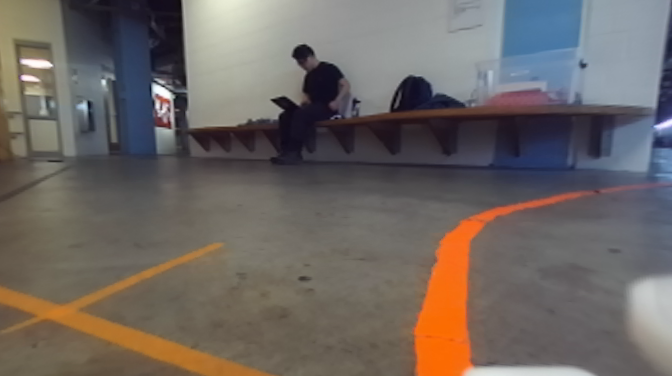
#> input picture scripts/computer_vision/confuse_images/cimage1.png, 672 x 376 px
$ python -i color_segmentation.py   (imports and definitions only)
#> lines starting #> are read from the running program, lines starting #| are printed output that depends on the picture; after the words box and inside, x2 and y2 are one past the last pixel; in counts of white or black regions, pixels touching at a corner belong together
import cv2
import numpy as np
import pdb

#################### X-Y CONVENTIONS #########################
# 0,0  X  > > > > >
#
#  Y
#
#  v  This is the image. Y increases downwards, X increases rightwards
#  v  Please return bounding boxes as ((xmin, ymin), (xmax, ymax))
#  v
#  v
#  v
###############################################################

def image_print(img):
	"""
	Helper function to print out images, for debugging. Pass them in as a list.
	Press any key to continue.
	"""
	cv2.imshow("image", img)
	cv2.waitKey(0)
	cv2.destroyAllWindows()

def cd_color_segmentation(img, template = None, line_following = 1.0, testing = True,lowBound = 220,upBound=376): # 250
	"""
	Implement the cone detection using color segmentation algorithm
	Input:
		img: np.3darray; the input image with a cone to be detected. BGR.
		params: (lineFollowing,Testing); (int,Bool)
	Return:
		bbox: ((x1, y1), (x2, y2)); the bounding box of the cone, unit in px
				(x1, y1) is the top left of the bbox and (x2, y2) is the bottom right of the bbox
	"""

	def cropImg(img,lowBound,upBound):
		img = img[lowBound:upBound]
		return img,lowBound,upBound


	def lookupBounds(line_following):
		if not line_following: # for following orange cone
			lower_bound = np.array([5,180,190])
			upper_bound = np.array([35,255,255])
		else: # for line following orange tape
			lower_bound = np.array([0,120,100]) #np.array([1,100,50]) # upper_bound = np.array([35,255,255])
			upper_bound = np.array([50,255,255])
		return [lower_bound,upper_bound]

	# SET PARAMS
	if line_following == 1.0:
		line_following = True
	else:
		line_following = False
	if testing:
		testing = True
		viz_original_img = True
		viz_masked_img = True
		viz_eroded = True
		viz_dilated = True
		viz_box = True
	else:
		testing = False

	# BEGIN CODE
	############
	imgOrig = img
	_, width, _ = np.shape(img)

	# step 0: limit range if line following
	if line_following: # crop image
		img, lowBound, upBound = cropImg(img,lowBound,upBound)

	if testing and viz_original_img:
		image_print(img) # see original image


	# step 1: convert to HSV color scheme (more robust to changes in illumination... img shape is like [[[H,S,V]...]...]
	image = cv2.cvtColor(img, cv2.COLOR_BGR2HSV)

	# step 2: use cv2.inRange to bound the HSV values, only keeping what is useful (orange). Perhaps improve ranges.
	bounds = lookupBounds(line_following)
	imagemask = cv2.inRange(image,bounds[0],bounds[1])
	if testing and viz_masked_img:
		image_print(imagemask)

	# step 3: use erosion and dilution
	kernel1 = np.ones((8,8), np.uint8)
	kernel2 = np.ones((10,10), np.uint8)
	#kernel1 = cv2.getStructuringElement(cv2.MORPH_RECT, (21,2))
	if not line_following:
		image_erod = cv2.erode(imagemask,kernel1,iterations=1) # 1 # 2
		if testing and viz_eroded:
			image_print(image_erod)
		image_dila = cv2.dilate(image_erod,kernel1,iterations=2) # 2 # 5
		if testing and viz_dilated:
			image_print(image_dila)
	else:
		image_erod = cv2.erode(imagemask,kernel1,iterations=1)
		if testing and viz_eroded:
			image_print(image_erod)
		image_dila = cv2.dilate(image_erod,kernel2,iterations=3)
		if testing and viz_dilated:
			image_print(image_dila)


	# step 4: get contours, if multiple, take contour closest to the center of img (for line following)
	ret,thresh = cv2.threshold(image_dila,127,255,0)
	contours, _ = cv2.findContours(thresh,cv2.RETR_TREE,cv2.CHAIN_APPROX_SIMPLE) # opencvNew version
	if len(contours) == 0: # no box!
		return ((0,0),(0,0))

	def getDist(coords1,coords2): # x coord only
		return abs(coords1[0]-coords2[0])

	if line_following:
		image_center = np.asarray(image_dila.shape) / 2
		image_center = tuple(image_center.astype('int32'))
		closest_contour = [0,0]
		min_dist = float('-Inf')
		for contour in contours:
			M = cv2.moments(contour)
			center_X = int(M["m10"] / M["m00"]); center_Y = int(M["m01"] / M["m00"])
			#distances_to_center = getDist((image_center[1],image_center[0]), (center_X,center_Y))
			x,y,w,h = cv2.boundingRect(contour)
			area = cv2.contourArea(contour)
			if area > min_dist:
				min_dist = area; closest_contour = contour
		cnt = closest_contour
	else:
		cnt = contours[-1]


	if len(cnt) < 3 or cv2.contourArea(cnt) < 2000:
		return ((0,0),(0,0))

	# area = cv2.contourArea(cnt)
	# if area < 5000:
	# 	return ((-1,-1),(-1,-1))

	vx,vy,x,y = cv2.fitLine(cnt,cv2.DIST_L2,0,0.01,0.01)
	lefty = int((-x*vy/vx)+y)
	righty = int(((width-x)*vy/vx)+y)
	#print(line)

	# step 5: get bounding box
	x,y,w,h = cv2.boundingRect(cnt)
	#print(image_center)


	if line_following:
		bounding_box = ((x,y+lowBound),(x+w,y+h+lowBound))
		middle = 336
		x1,x2 = bounding_box[0][0], bounding_box[1][0]
		if abs(x1-middle) > 240 or abs(x2-middle) > 240:
			if vy/vx > 0 and x1 < 100:
				bb = ((x1-5,min(y+lowBound-5,y+lowBound+5)),(x1+5,max(y+lowBound-5,y+lowBound+5)))
			else:
				bb = ((x2-5,y+lowBound-5),(x2+5,y+lowBound+5))
		else:
			bb = bounding_box

		bounding_box = bb
		#print(bounding_box)
	else:
		bounding_box = ((x,y),(x+w,y+h))

	# step 6: display original img with bounding rectangle!
	if testing:
		img = cv2.rectangle(imgOrig,bounding_box[0],bounding_box[1],(0,255,0),2)
		if viz_box:
			image_print(img)


	return bounding_box

>>> import cv2
>>> picture = cv2.imread('confuse_images/cimage1.png')
#> picture is the input picture: shape (376, 672, 3); mean B, G, R 98.6, 102.7, 110
>>> result = cd_color_segmentation(picture)
#> in cropImg, `img = img[lowBound:upBound]`:
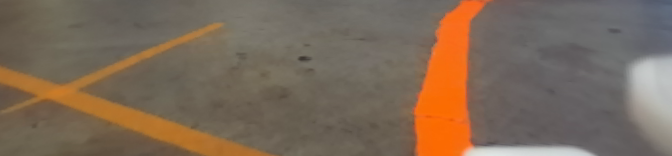
#> img: shape (156, 672, 3); mean of channels 0, 1, 2 88, 105.5, 124.3; drawn as B, G, R
#> in cd_color_segmentation, `img, lowBound, upBound = cropImg(img,lowBound,upBound)`: lowBound = 220; upBound = 376
#> in cd_color_segmentation, `image = cv2.cvtColor(img, cv2.COLOR_BGR2HSV)`: image: shape (156, 672, 3); mean H, S, V 31.6, 62, 124.9
#> in cd_color_segmentation, `imagemask = cv2.inRange(image,bounds[0],bounds[1])`:
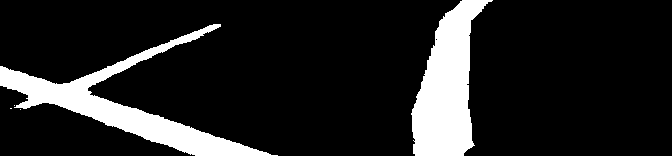
#> imagemask: shape (156, 672); 13.8% white; 5 white regions (3 under 20 px), largest, box (x1, y1, x2, y2) and area: (0, 24, 278, 156) 7361, (411, 0, 493, 156) 7127
#> in cd_color_segmentation, `image_erod = cv2.erode(imagemask,kernel1,iterations=1)`:
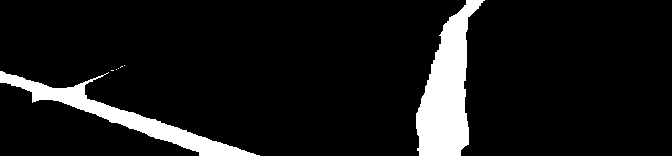
#> image_erod: shape (156, 672); 9.1% white; 7 white regions (5 under 20 px), largest, box (x1, y1, x2, y2) and area: (416, 0, 485, 156) 5648, (0, 71, 260, 156) 3857
#> in cd_color_segmentation, `image_dila = cv2.dilate(image_erod,kernel2,iterations=3)`:
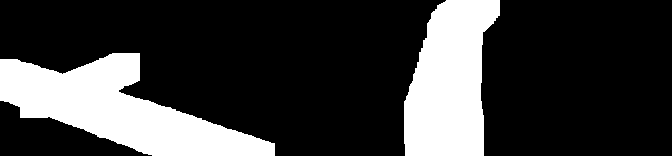
#> image_dila: shape (156, 672); 23.3% white; 2 white regions
#> in cd_color_segmentation, `contours, _ = cv2.findContours(thresh,cv2.RETR_TREE,cv2.CHAIN_APPROX_S..`: contours = 2 contours; box (x1, y1, x2, y2) and area: (0, 53, 275, 156) 13195, (404, 0, 500, 156) 10700
#> the loop in cd_color_segmentation, `for contour in contours:` made 2 passes
#> (center_X, center_Y, x, y, w, h, area, min_dist) on pass 1: (118, 109, 0, 53, 275, 103, 13195, 13195)
#> (center_X, center_Y, x, y, w, h, area) on pass 2: (449, 82, 404, 0, 96, 156, 10700)
#> after the loop in cd_color_segmentation, `for contour in contours:`: closest_contour = contour of 270 points, box (x1, y1, x2, y2) (0, 53, 275, 156), area 13195; min_dist = 13195
#> in cd_color_segmentation, `cnt = closest_contour`: cnt has the same summary as closest_contour
#> in cd_color_segmentation, `vx,vy,x,y = cv2.fitLine(cnt,cv2.DIST_L2,0,0.01,0.01)`: vx = [0.972]; vy = [0.236]; x = [125.6]; y = [106.1]
#> in cd_color_segmentation, `lefty = int((-x*vy/vx)+y)`: lefty = 75
#> in cd_color_segmentation, `righty = int(((width-x)*vy/vx)+y)`: righty = 238
#> in cd_color_segmentation, `x,y,w,h = cv2.boundingRect(cnt)`: x = 0; y = 53; w = 275; h = 103
#> in cd_color_segmentation, `bounding_box = ((x,y+lowBound),(x+w,y+h+lowBound))`: bounding_box = ((0, 273), (275, 376))
#> in cd_color_segmentation, `x1,x2 = bounding_box[0][0], bounding_box[1][0]`: x1 = 0; x2 = 275
#> in cd_color_segmentation, `bb = ((x1-5,min(y+lowBound-5,y+lowBound+5)),(x1+5,max(y+lowBound-5,y+l..`: bb = ((-5, 268), (5, 278))
#> result = ((-5, 268), (5, 278))
